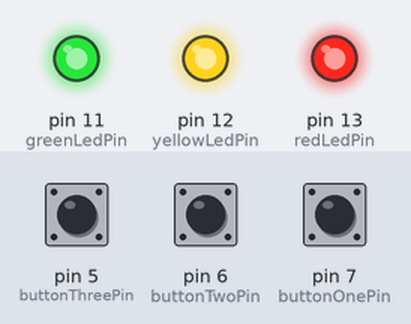
Bench run of a sketch on a simulated Arduino Uno, built with avr-gcc and run on an emulated ATmega328P. Shown: output pins drawn as LEDs (lit = HIGH). Inputs (shaded band) come from the test bench; at power-on: pin 5 (buttonThreePin) LOW, pin 6 (buttonTwoPin) LOW, pin 7 (buttonOnePin) LOW.

Above: at 1.2 s.
1.3 s: pin 5 (buttonThreePin) pulled HIGH for 0.15 s
At 1.5 s:
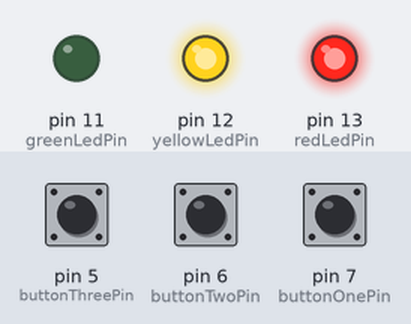
3.0 s: pin 6 (buttonTwoPin) pulled HIGH for 0.15 s
At 4.2 s:
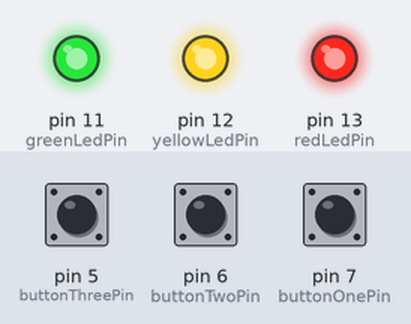
4.6 s: pin 7 (buttonOnePin) pulled HIGH for 0.15 s
At 5.1 s:
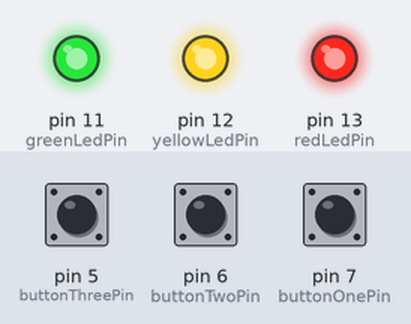
6.2 s: pin 7 (buttonOnePin) pulled HIGH for 3.2 s
At 7.6 s:
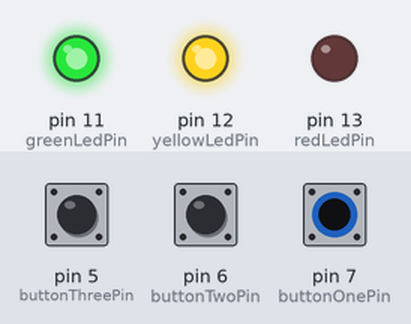
10.9 s: pin 5 (buttonThreePin) pulled HIGH for 3.2 s
At 11.3 s:
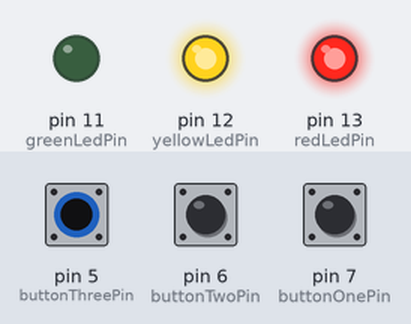
15.6 s: pin 5 (buttonThreePin) driven HIGH and pin 6 (buttonTwoPin) driven HIGH
At 16.6 s:
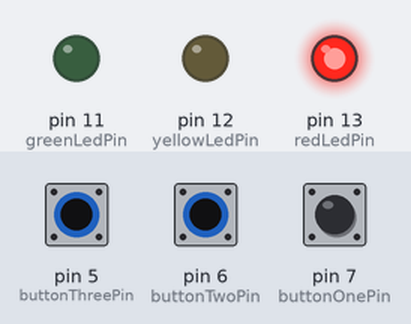
Timing chart, 0 to 18.2 s (numbered marks = the images above; inputs shaded):
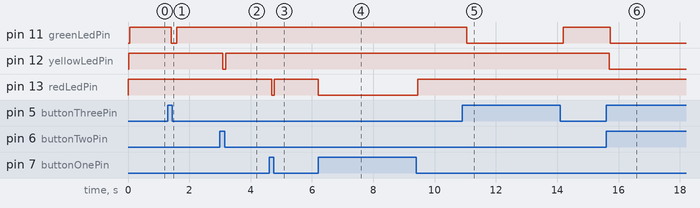

The sketch:

ButtonCode.ino
```cpp
int redLedPin = 13;
int yellowLedPin = 12;
int greenLedPin = 11;
int buttonOnePin = 7;
int buttonTwoPin = 6;
int buttonThreePin = 5;

int val1 = 0;
int val2 = 0;
int val3 = 0;

void setup() {
  pinMode(redLedPin, OUTPUT);
  pinMode(yellowLedPin, OUTPUT);
  pinMode(greenLedPin, OUTPUT);
  pinMode(buttonOnePin,INPUT);
  pinMode(buttonTwoPin,INPUT);
  pinMode(buttonThreePin,INPUT);
}

void loop() {
  val1 = digitalRead(buttonOnePin);
  val2 = digitalRead(buttonTwoPin);
  val3 = digitalRead(buttonThreePin);

  if (val1 == HIGH) {
    digitalWrite(redLedPin,LOW);
    delay(30);
  } else {
    digitalWrite(redLedPin,HIGH);
    delay(30);
  }

  if (val2 == HIGH ) {
    digitalWrite(yellowLedPin, LOW);
    delay(30);
  } else {
    digitalWrite(yellowLedPin,HIGH);
    delay(30);
  }

  if (val3 == HIGH ) {
    digitalWrite(greenLedPin, LOW);
    delay(30);
  } else {
    digitalWrite(greenLedPin,HIGH);
    delay(30);
  }
}
```

Measured:
- after the input at 1.3 s, pin 11 (greenLedPin): HIGH → LOW after 0.11 s, → HIGH 0.18 s later
- after the input at 3.0 s, pin 12 (yellowLedPin): HIGH → LOW after 0.09 s, → HIGH 0.09 s later
- after the input at 4.6 s, pin 13 (redLedPin): HIGH → LOW after 0.08 s, → HIGH 0.09 s later
- after the input at 6.2 s, pin 13 (redLedPin): HIGH → LOW at once, → HIGH 3.2 s later
- after the input at 10.9 s, pin 11 (greenLedPin): HIGH → LOW after 0.15 s, → HIGH 3.2 s later
- after the input at 15.6 s, pin 11 (greenLedPin): HIGH → LOW after 0.13 s; pin 12 (yellowLedPin): HIGH → LOW after 0.10 s
